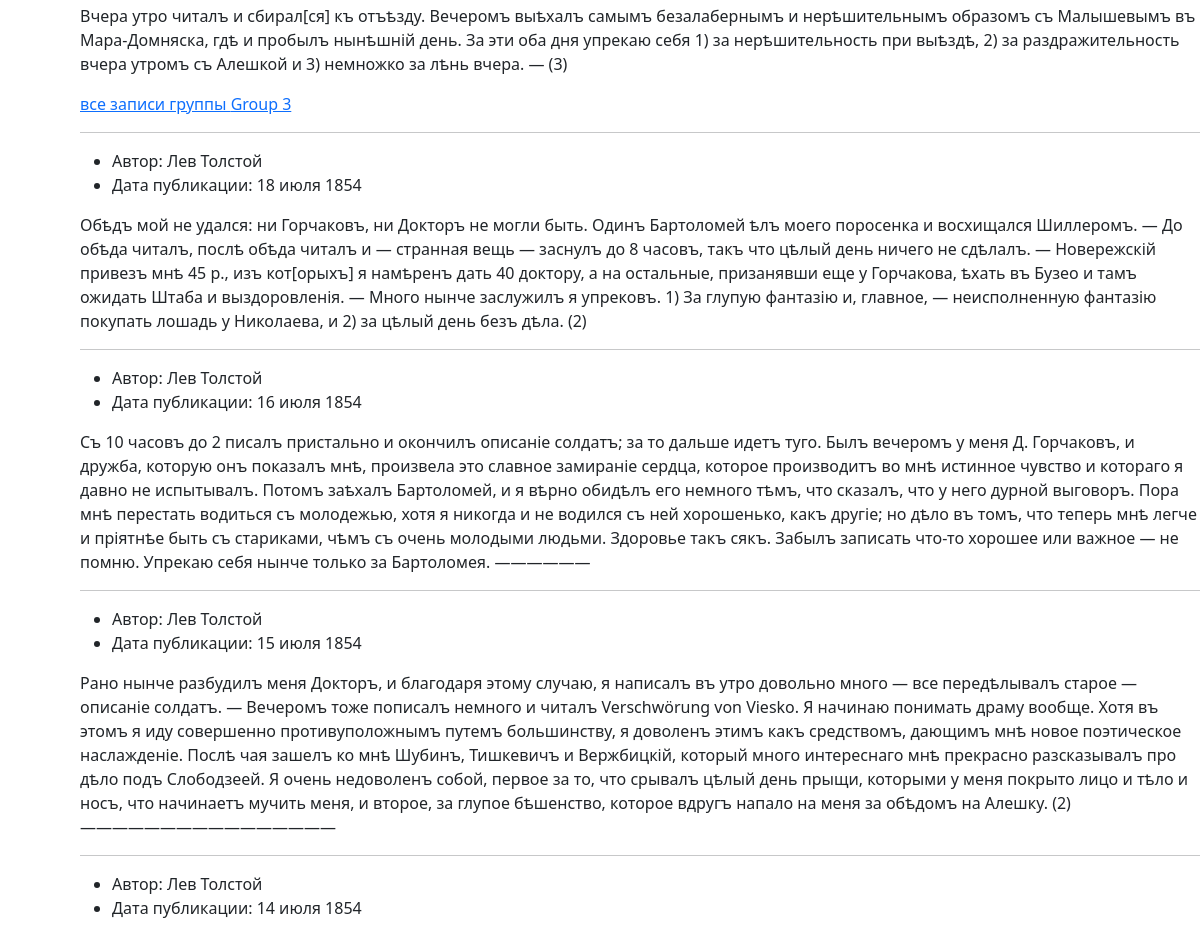
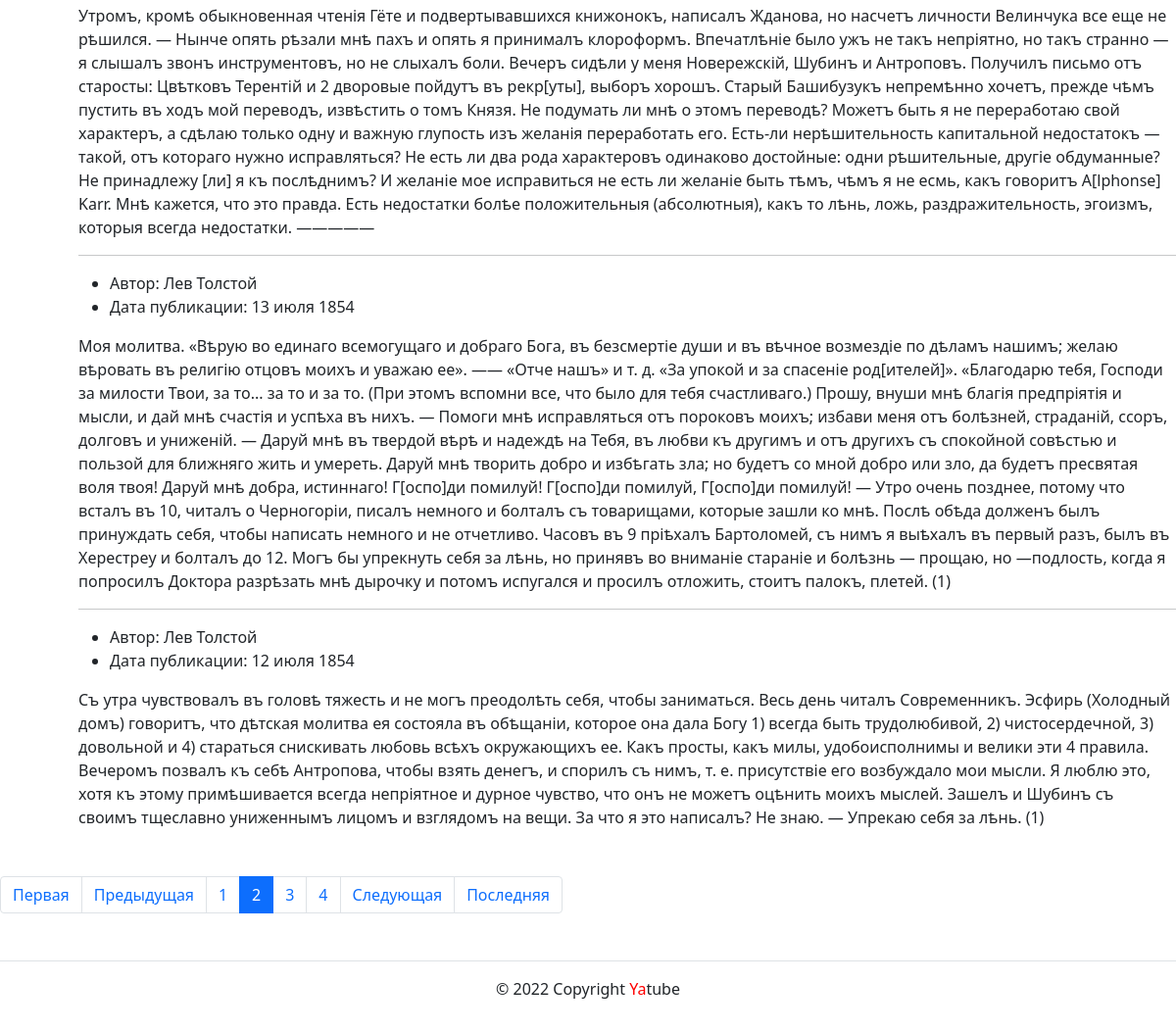
Before: /?page=2 (lower part) with the older database file (2 pictures, top to bottom).
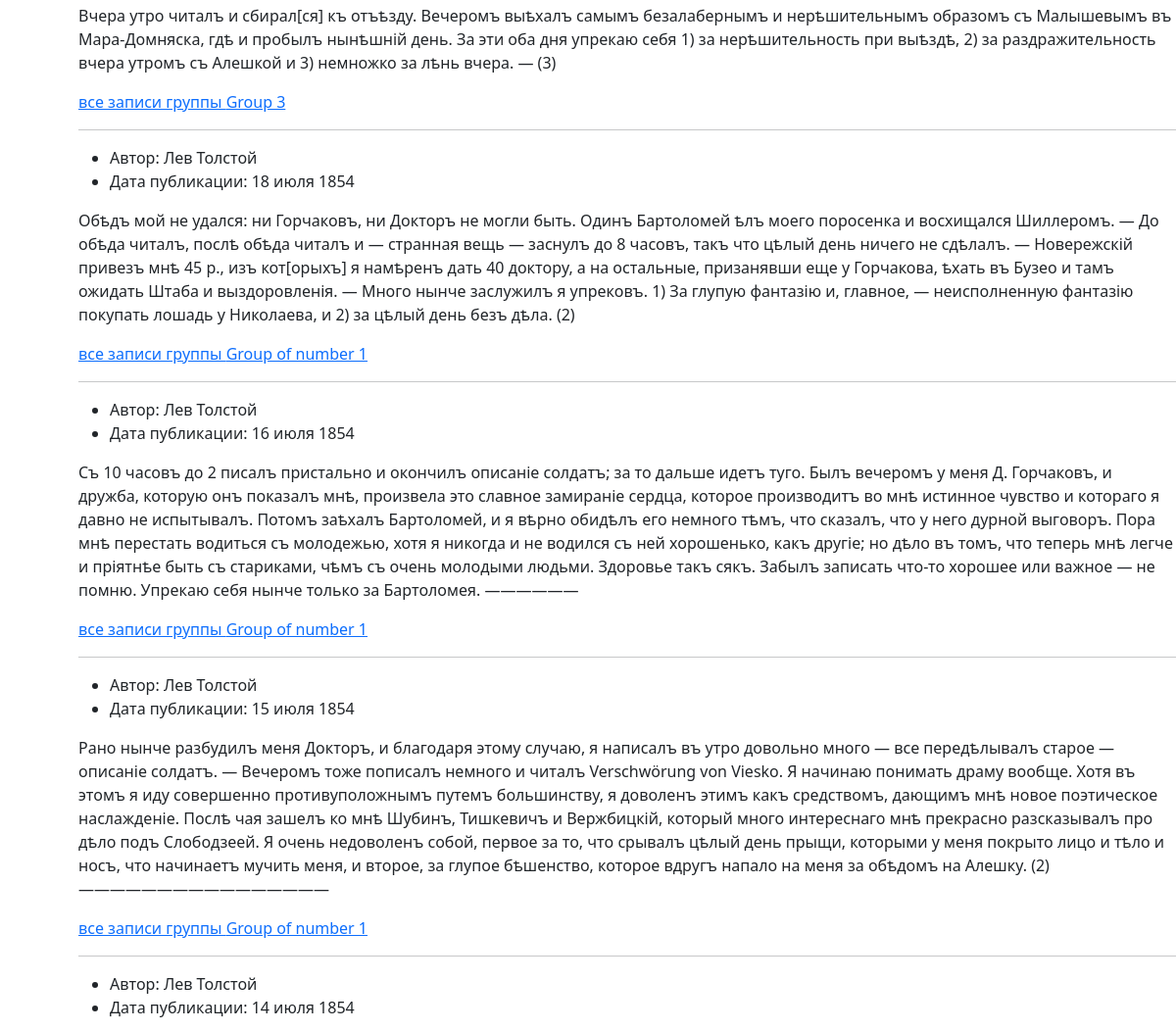
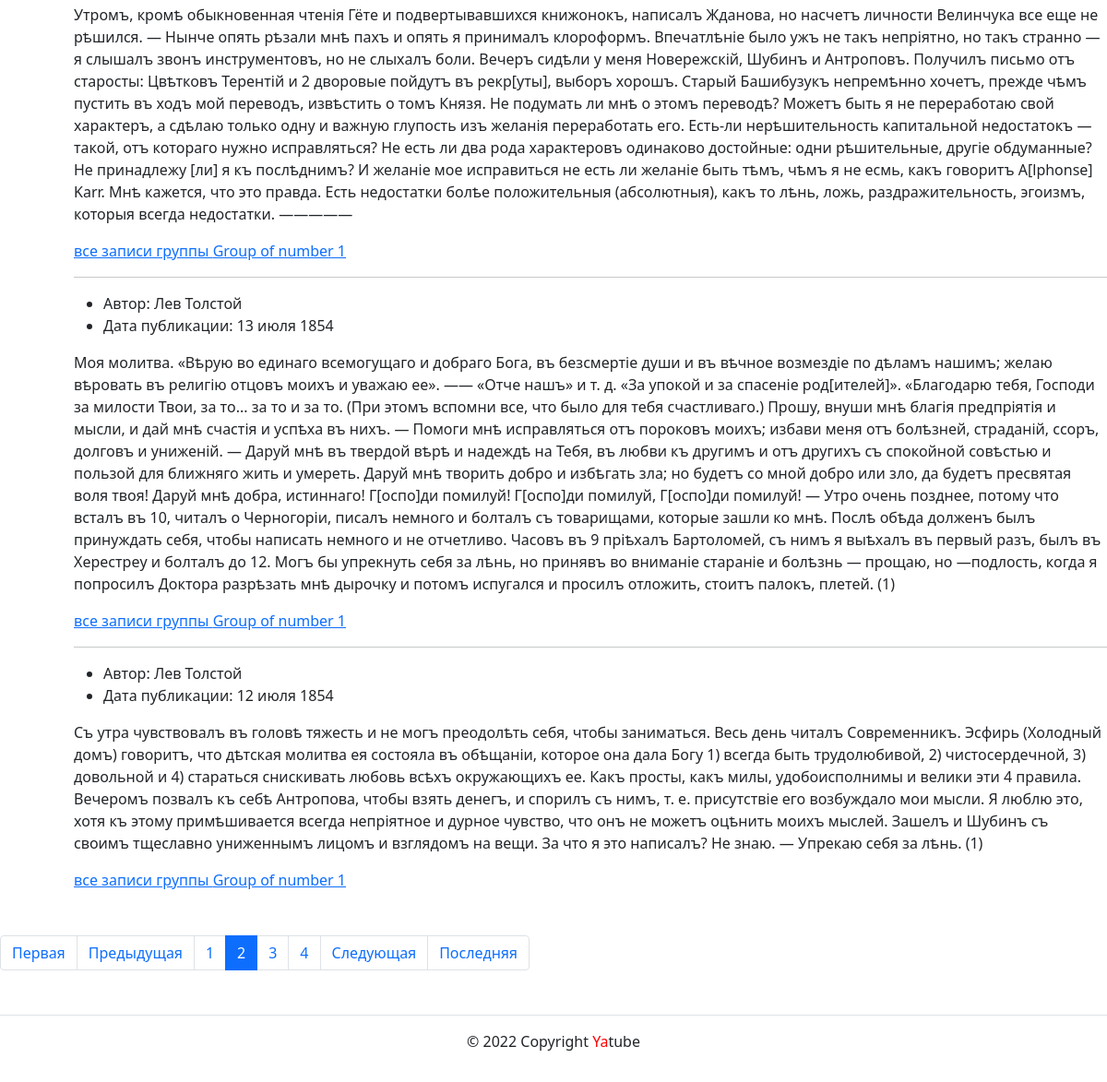
After: the same page with the newer database file (2 pictures, top to bottom).
### posts/models.py (models this page shows, shortened)
class Post(models.Model):
    text = models.TextField()
    pub_date = models.DateTimeField(auto_now_add=True)
    author = models.ForeignKey(
        User,
        on_delete=models.CASCADE,
        blank=True,
        null=True,
        related_name='posts'
    )
    group = models.ForeignKey(
        Group,
        on_delete=models.SET_NULL,
        max_length=200,
        blank=True,
        null=True,
        related_name='posts'
    )
    class Meta:
        ordering = ('-pub_date',)

class Group(models.Model):
    title = models.CharField(max_length=200)
    slug = models.SlugField(max_length=100, unique=True)
    description = models.TextField()
    def __str__(self):
        return self.title

### posts/views.py (the view)
# urls.py: path('', views.index,
def index(request):
    template = 'posts/index.html'
    title = 'Последние обновления на сайте'
    posts = Post.objects.all()
    paginator = Paginator(posts, 10)
    page_number = request.GET.get('page')
    page_obj = paginator.get_page(page_number)
    context = {
        'title': title,
        'posts': posts,
        'page_obj':page_obj,}
    return render(request, template, context)

### core/context_processors/year.py (called while the page is built)
def year(request):
    return {
        "year": datetime.datetime.now().year
    }

### templates/posts/index.html (shortened to what this page needs)
{% extends 'base.html' %}
{% block content %}
        {% for post in page_obj %}
            <div style="margin-left: 80px;">
                <ul>
                    {% if post.author %}
                    <li>
                        Автор: {{ post.author.get_full_name }}
                    </li>
                    {% endif %}
                    <li>
                        Дата публикации: {{ post.pub_date|date:"d E Y" }}
                    </li>
                </ul>
                <p>{{ post.text }}</p>
                {% if post.group %}
                    <a href="{% url 'posts:group_list' post.group.slug %}">все записи группы {{ post.group }}</a>
                {% endif %}
                {% if not forloop.last %}
                    <hr>
                {% endif %}
            </div>
        {% endfor %}
        {% include 'posts/includes/paginator.html' %}
{% endblock %}

Changed rows visible on the page:
changed Post "18 июля 1854": group_id empty → 1 (drawn); group (not shown) → "Group of number 1"
changed Post "16 июля 1854": group_id empty → 1 (drawn); group (not shown) → "Group of number 1"
changed Post "15 июля 1854": group_id empty → 1 (drawn); group (not shown) → "Group of number 1"
changed Post "14 июля 1854": group_id empty → 1 (drawn); group (not shown) → "Group of number 1"
changed Post "13 июля 1854": group_id empty → 1 (drawn); group (not shown) → "Group of number 1"
changed Post "12 июля 1854": group_id empty → 1 (drawn); group (not shown) → "Group of number 1"
